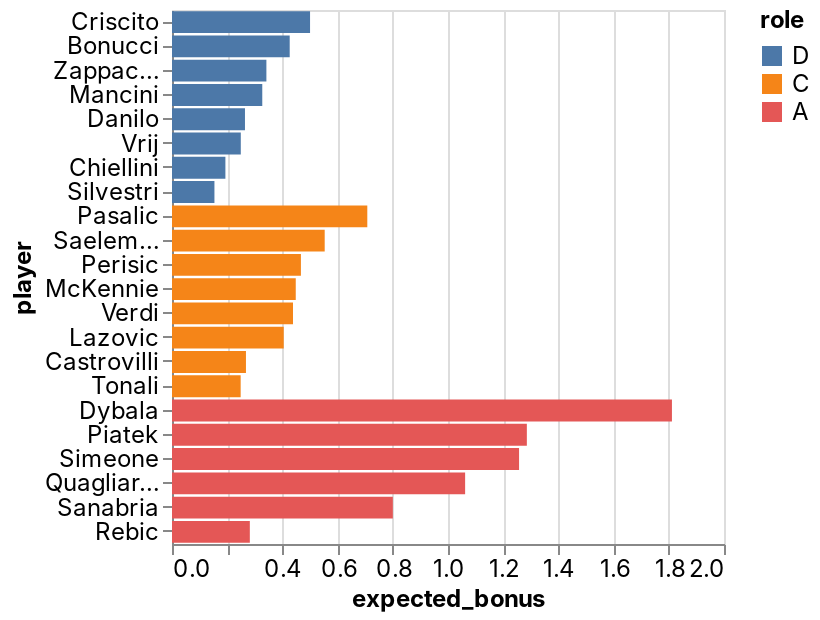

Notebook code for this chart:
### Code cell
_deepnote_run_altair(team, """{"$schema":"https://vega.github.io/schema/vega-lite/v4.json","mark":{"type":"bar","tooltip":{"content":"data"}},"height":220,"autosize":{"type":"fit"},"data":{"name":"placeholder"},"encoding":{"x":{"field":"expected_bonus","type":"quantitative","sort":null,"scale":{"type":"linear","zero":false}},"y":{"field":"player","type":"nominal","sort":null,"scale":{"type":"linear","zero":true}},"color":{"field":"role","type":"nominal","sort":null,"scale":{"type":"linear","zero":false}}}}""")

### Figure 1 — Vega-Lite specification as saved in the notebook (floating-point values rounded to 4 significant figures)
{"config": {"view": {"continuousWidth": 400, "continuousHeight": 300}, "area": {"fill": "#51C0E9"}, "axis": {"labelFont": "Inter, sans-serif", "labelFontSize": 12, "labelFontWeight": "normal", "labelLimit": 60, "labelOverlap": "greedy", "titleFont": "Inter, sans-serif", "titleFontSize": 12, "titleFontWeight": "bold"}, "background": "#ffffff", "legend": {"labelFont": "Inter, sans-serif", "labelFontSize": 12, "titleFont": "Inter, sans-serif", "titleFontSize": 12, "titleFontWeight": "bold"}, "line": {"stroke": "#51C0E9", "strokeWidth": 2}, "rect": {"fill": "#51C0E9"}, "title": {"anchor": "start", "color": "#000000", "font": "Inter, sans-serif", "fontSize": 22, "fontWeight": "normal"}}, "data": {"name": "data-f21aedc310b59de16e83be9b1a85ae3d"}, "mark": {"type": "bar", "tooltip": {"content": "data"}}, "autosize": {"type": "fit"}, "encoding": {"color": {"type": "nominal", "field": "role", "scale": {"type": "linear", "zero": false}, "sort": null}, "x": {"type": "quantitative", "field": "expected_bonus", "scale": {"type": "linear", "zero": false}, "sort": null}, "y": {"type": "nominal", "field": "player", "scale": {"type": "linear", "zero": true}, "sort": null}}, "height": 300, "width": "container", "$schema": "https://vega.github.io/schema/vega-lite/v4.json", "datasets": {"data-f21aedc310b59de16e83be9b1a85ae3d": [{"fanta_team": "MEZAFE", "role": "D", "player": "Criscito", "team": "Genoa", "opponent": "Sampdoria", "date": "2022-04-30T00:00:00", "expected_bonus": 0.5002}, {"fanta_team": "MEZAFE", "role": "D", "player": "Bonucci", "team": "Juventus", "opponent": "Venezia", "date": "2022-05-01T00:00:00", "expected_bonus": 0.4265}, {"fanta_team": "MEZAFE", "role": "D", "player": "Zappacosta", "team": "Atalanta", "opponent": "Torino", "date": "2022-04-27T00:00:00", "expected_bonus": 0.342}, {"fanta_team": "MEZAFE", "role": "D", "player": "Mancini", "team": "Roma", "opponent": "Bologna", "date": "2022-05-01T00:00:00", "expected_bonus": 0.3271}, {"fanta_team": "MEZAFE", "role": "D", "player": "Danilo", "team": "Juventus", "opponent": "Venezia", "date": "2022-05-01T00:00:00", "expected_bonus": 0.2644}, {"fanta_team": "MEZAFE", "role": "D", "player": "Vrij", "team": "Inter", "opponent": "Bologna", "date": "2022-04-27T00:00:00", "expected_bonus": 0.2493}, {"fanta_team": "MEZAFE", "role": "D", "player": "Chiellini", "team": "Juventus", "opponent": "Venezia", "date": "2022-05-01T00:00:00", "expected_bonus": 0.1935}, {"fanta_team": "MEZAFE", "role": "D", "player": "Silvestri", "team": "Bologna", "opponent": "Inter", "date": "2022-04-27T00:00:00", "expected_bonus": 0.1538}, {"fanta_team": "MEZAFE", "role": "C", "player": "Pasalic", "team": "Atalanta", "opponent": "Torino", "date": "2022-04-27T00:00:00", "expected_bonus": 0.7076}, {"fanta_team": "MEZAFE", "role": "C", "player": "Saelemaekers", "team": "AC Milan", "opponent": "Fiorentina", "date": "2022-05-01T00:00:00", "expected_bonus": 0.5532}, {"fanta_team": "MEZAFE", "role": "C", "player": "Perisic", "team": "Inter", "opponent": "Bologna", "date": "2022-04-27T00:00:00", "expected_bonus": 0.4671}, {"fanta_team": "MEZAFE", "role": "C", "player": "McKennie", "team": "Juventus", "opponent": "Venezia", "date": "2022-05-01T00:00:00", "expected_bonus": 0.4484}, {"fanta_team": "MEZAFE", "role": "C", "player": "Verdi", "team": "Salernitana", "opponent": "Atalanta", "date": "2022-05-01T00:00:00", "expected_bonus": 0.4384}, {"fanta_team": "MEZAFE", "role": "C", "player": "Lazovic", "team": "Verona", "opponent": "Cagliari", "date": "2022-04-30T00:00:00", "expected_bonus": 0.4048}, {"fanta_team": "MEZAFE", "role": "C", "player": "Castrovilli", "team": "Fiorentina", "opponent": "Udinese", "date": "2022-04-27T00:00:00", "expected_bonus": 0.268}, {"fanta_team": "MEZAFE", "role": "C", "player": "Tonali", "team": "AC Milan", "opponent": "Fiorentina", "date": "2022-05-01T00:00:00", "expected_bonus": 0.2488}, {"fanta_team": "MEZAFE", "role": "A", "player": "Dybala", "team": "Juventus", "opponent": "Venezia", "date": "2022-05-01T00:00:00", "expected_bonus": 1.811}, {"fanta_team": "MEZAFE", "role": "A", "player": "Piatek", "team": "Fiorentina", "opponent": "Udinese", "date": "2022-04-27T00:00:00", "expected_bonus": 1.286}, {"fanta_team": "MEZAFE", "role": "A", "player": "Simeone", "team": "Verona", "opponent": "Cagliari", "date": "2022-04-30T00:00:00", "expected_bonus": 1.257}, {"fanta_team": "MEZAFE", "role": "A", "player": "Quagliarella", "team": "Sampdoria", "opponent": "Genoa", "date": "2022-04-30T00:00:00", "expected_bonus": 1.062}, {"fanta_team": "MEZAFE", "role": "A", "player": "Sanabria", "team": "Torino", "opponent": "Atalanta", "date": "2022-04-27T00:00:00", "expected_bonus": 0.8001}, {"fanta_team": "MEZAFE", "role": "A", "player": "Rebic", "team": "AC Milan", "opponent": "Fiorentina", "date": "2022-05-01T00:00:00", "expected_bonus": 0.282}]}}
